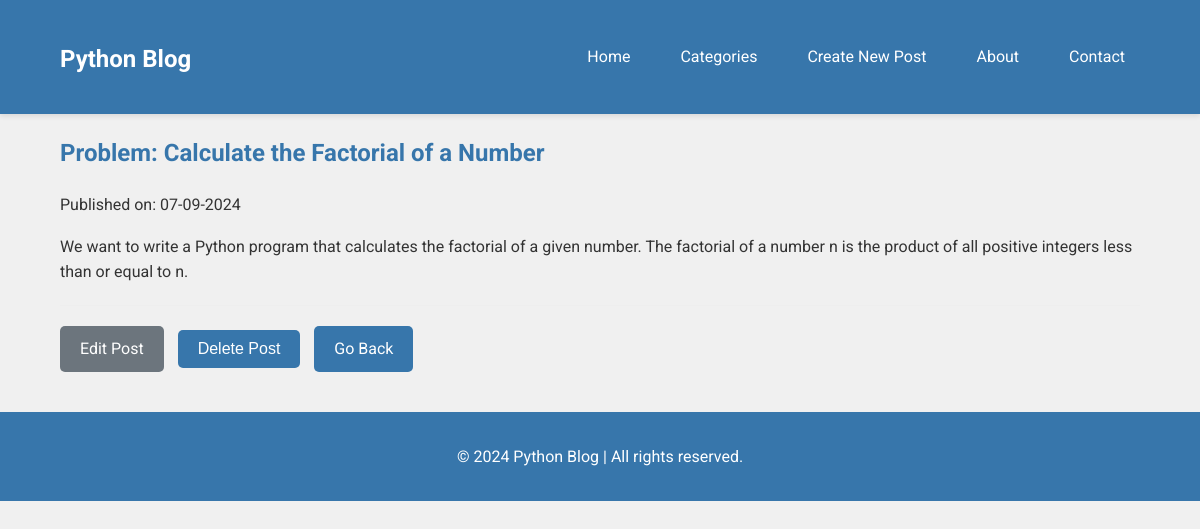
Screenshot of /post/2 with the database file from the repository.
### app/models.py (models this page shows, shortened)
class BlogPost(db.Model):
    id = db.Column(db.Integer, primary_key=True)
    title = db.Column(db.String(100), nullable=False)
    content = db.Column(db.Text, nullable=False)
    date_posted = db.Column(db.DateTime, nullable=False, default=datetime.utcnow)
    sections = db.relationship('BlogPostSection', backref='post', lazy=True)

### app/routes.py (the view)
@app.route('/post/<int:post_id>')
def post(post_id):
    post = BlogPost.query.options(db.joinedload(BlogPost.sections)).get_or_404(post_id)
    return render_template('blog_post.html', post=post)

### app/templates/blog_post.html (shortened to what this page needs)
{% extends "base.html" %}  {% block content %}
<article class="post">
  <h1>{{ post.title }}</h1>
  <p class="post-date">
    Published on: {{ post.date_posted.strftime('%d-%m-%Y') }}
  </p>
  <div class="post-content">{{ post.content | safe }}</div>
</article>
<div class="post-actions">
  <a
    href="{{ url_for('edit_post', post_id=post.id) }}"
    class="btn btn-secondary"
    >Edit Post</a
  >
  <form
    action="{{ url_for('delete_post', post_id=post.id) }}"
    method="POST"
    style="display: inline"
  >
    <button
      type="submit"
      class="btn btn-danger"
      onclick="return confirm('Are you sure you want to delete this post?');"
    >
      Delete Post
    </button>
  </form>
  <a href="{{ url_for('index') }}" class="btn">Go Back</a>
</div>
{% endblock %}

### app/static/css/style.css (style rules this page uses)
:root { --primary-color: #3776ab; --secondary-color: #ffd43b; --background-color: #f0f0f0; --text-color: #333; --nav-hover-color: #1d4166; }
body { font-family: "Roboto", sans-serif; line-height: 1.6; margin: 0; padding: 0; background-color: var(--background-color); color: var(--text-color); }
h1, h2, h3, h4, h5, h6 { color: var(--primary-color); }
.btn { display: inline-block; background: var(--primary-color); color: white; padding: 10px 15px; border: none; border-radius: 5px; text-decoration: none; font-size: 1rem; transition: background-color 0.3s ease, transform 0.3s ease; }
.post-actions { margin-top: 20px; padding-top: 20px; border-top: 1px solid #eee; }
.post-actions .btn { margin-right: 10px; }
.btn { padding: 10px 20px; font-size: 16px; cursor: pointer; }
.btn-secondary { background-color: #6c757d; color: white; border: none; }

### rows the page displays
BlogPost: title "Problem: Calculate the Factorial of a Number", date_posted "07-09-2024", content "We want to write a Python program that calculates the factorial of a given number. The factorial of a number n is the product of all positive integers less than or equal to n."
